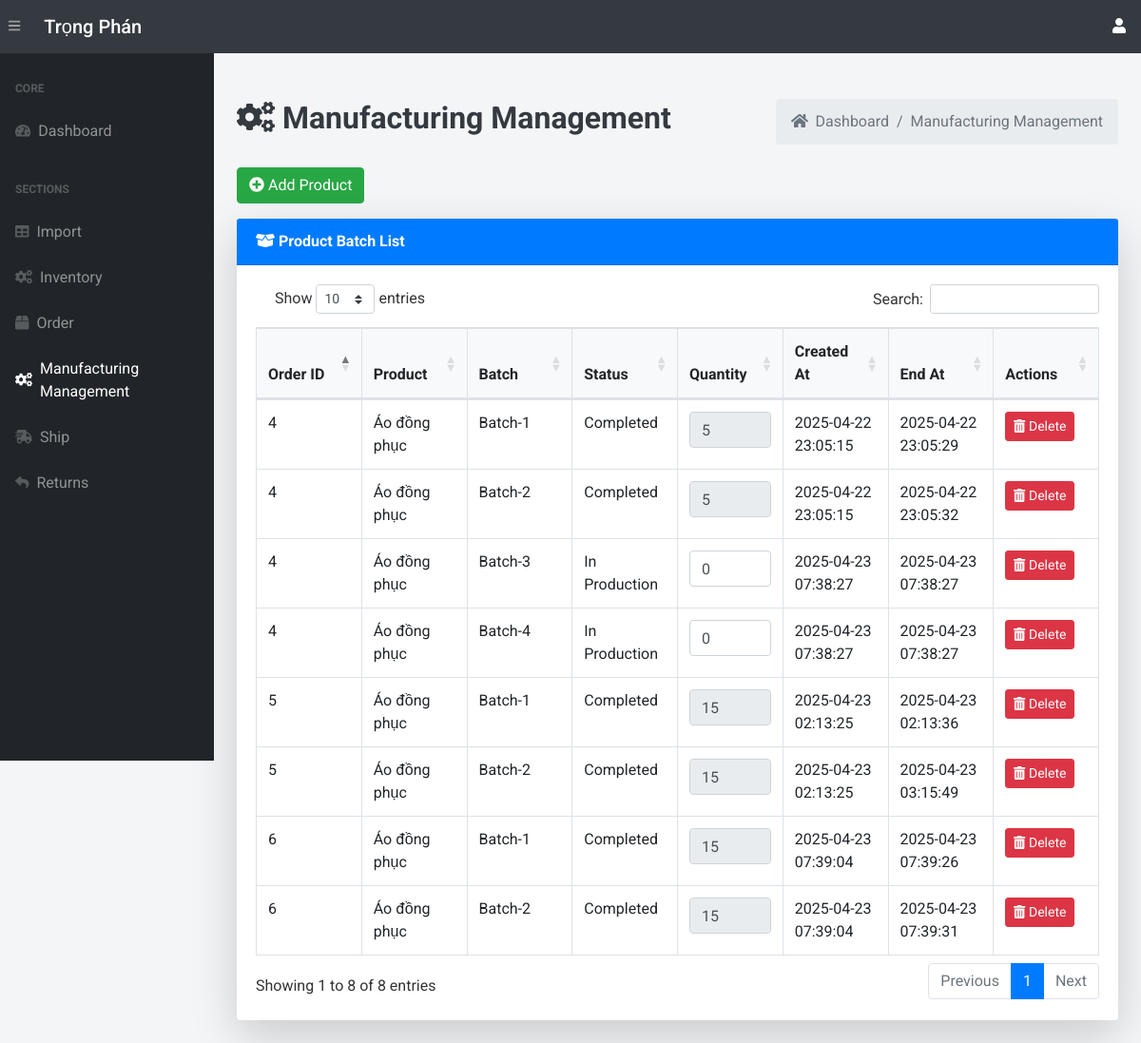
Page /view-product-batches/ (signed in) on the earlier database version.
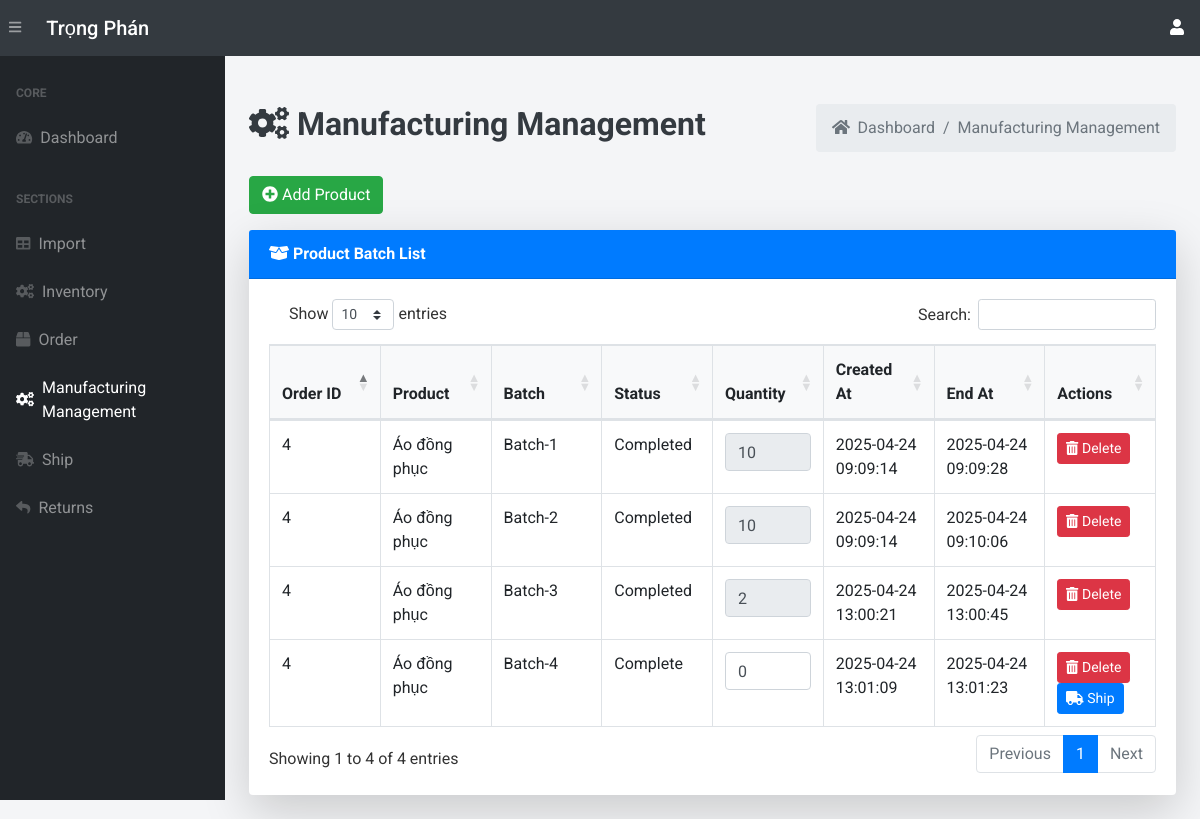
Same page on the later database version.
### app.py (models this page shows, shortened)
class ProductBatch(db.Model):
    __tablename__ = 'product_batches'
    batch_id = db.Column(db.Integer, primary_key=True)
    batch_number = db.Column(db.Integer, nullable=False)
    category = db.Column(db.String(100))
    order_detail_id = db.Column(db.Integer, db.ForeignKey('order_details.order_detail_id'))
    order_detail = db.relationship('OrderDetail', backref='product_batches')
    quantity_in_production = db.Column(db.Integer, default=0)
    quantity_completed = db.Column(db.Integer, default=0)
    quantity_ready_for_shipping = db.Column(db.Integer, default=0)
    manufacturing_status = db.Column(db.String(50), default='In Production')
    product_condition = db.Column(db.String(50), nullable=True)
    defect_reason = db.Column(db.String(255), nullable=True)
    start_time = db.Column(db.DateTime,default=vietnam_now)  # Thêm trường thời gian bắt đầu
    end_time = db.Column(db.DateTime,default=vietnam_now)
    quantity_to_update=db.Column(db.Integer, default=0)
    inventory = db.relationship('Inventory', secondary=product_batch_materials, backref='product_batches')

class OrderDetail(db.Model):
    __tablename__ = 'order_details'
    order_detail_id = db.Column(db.Integer, primary_key=True)
    order_id = db.Column(db.Integer, db.ForeignKey('orders.order_id'))
    product_name = db.Column(db.String(100))
    product_price = db.Column(db.Float)
    quantity = db.Column(db.Integer)
    odstarus=db.Column(db.String(50), default="Processing")
    import_id = db.Column(db.Integer, db.ForeignKey('imports.import_id'))  # Import relation
    import_record = db.relationship('Import', backref='order_details', lazy=True)

### app.py (the view)
@app.route('/view-product-batches/', methods=["GET"])
@login_required
def view_product_batches():
    product_batches = ProductBatch.query.all()
    return render_template('view_product_batches.html', product_batches=product_batches)

### app.py (called while the page is built, shortened)
@login_manager.user_loader
def load_user(user_id):
    return User.query.get(int(user_id))

def add_monthly_data():
    current_year = datetime.now().year
    months = [f"{current_year}-{str(month).zfill(2)}" for month in range(1, 4)]  # Tháng 1 đến tháng 6
    for month in months:
        existing_month_data = db.session.query(Order).filter(Order.order_date.like(f'{month}%')).first()
    db.session.commit()

@app.before_request
def initialize_data():
    add_monthly_data()

### templates/view_product_batches.html (shortened to what the changed rows need)
{% extends 'base.html' %}
{% block content %}
<main>
    <div class="container-fluid mt-5">
        <div class="d-flex justify-content-between align-items-center mb-4">
            <h1 class="text-dark font-weight-bold" style="font-size: 2rem;">
                <i class="fas fa-cogs"></i> Manufacturing Management
            </h1>
        </div>
        <div class="card shadow-lg border-0 mb-4">
            <div class="card-body">
                <div class="table-responsive">
                    {% if product_batches %}
                        <table class="table table-bordered table-hover" id="dataTable" width="100%" cellspacing="0" style="table-layout: fixed;">
                            <thead class="bg-light">
                                <tr>
                                    <th>Order ID</th>
                                    <th>Product</th>
                                    <th>Batch</th>
                                    <th>Status</th>
                                    <th>Quantity</th>
                                    <th>Created At</th>
                                    <th>End At</th>
                                    <th>Actions</th>
                                </tr>
                            </thead>
                            <tbody>
                                {% for batch in product_batches %}
                                    <tr>
                                        <td>{{ batch.order_detail.order_id }}</td>
                                        <td>{{ batch.order_detail.product_name }}</td>
                                        <td>{{ batch.batch_number }}</td>
                                        <td>{{ batch.manufacturing_status }}</td>
                                        <td>
                                            {% if batch.quantity_completed is none or batch.quantity_completed == 0 %}
                                                <form action="{{ url_for('update_quantity_produced', batch_id=batch.batch_id) }}" method="POST" class="d-flex flex-column align-items-start">
                                                    <input type="number" name="quantity_to_update" placeholder="Enter quantity" class="form-control mb-2" required min="0" value="{{ batch.quantity_completed or 0 }}">
                                                </form>
                                            {% else %}
                                                <input type="number" value="{{ batch.quantity_completed }}" disabled class="form-control">
                                            {% endif %}
                                        </td>
                                        <td>{{ batch.start_time.strftime('%Y-%m-%d %H:%M:%S') if batch.start_time else 'N/A' }}</td>
                                        <td>{{ batch.end_time.strftime('%Y-%m-%d %H:%M:%S') if batch.end_time else 'N/A' }}</td>
                                        <td>
                                            <form action="{{ url_for('delete_product_batch', batch_id=batch.batch_id)}}" method="POST" style="display:inline;">
                                                <button type="submit" class="btn btn-danger btn-sm hover-shadow" onclick="return confirm('Are you sure you want to delete this batch?')">
                                                    <i class="fas fa-trash-alt"></i> Delete
                                                </button>
                                            </form>
                                            {% if batch.manufacturing_status == 'Complete' %}
                                                <form method="POST" action="{{ url_for('ship_product_batch', batch_id=batch.batch_id) }}" style="display:inline;">
                                                    <button type="submit" class="btn btn-primary btn-sm hover-shadow">
                                                        <i class="fas fa-truck"></i> Ship
                                                    </button>
                                                </form>
                                            {% endif %}
                                        </td>
                                    </tr>
                                {% endfor %}
                            </tbody>
                        </table>
                    {% else %}
                        <p>No product batches found.</p>
                    {% endif %}
                </div>
            </div>
        </div>
    </div>
</main>
{% endblock %}

Differences in the rows shown:
removed ProductBatch: order_detail.order_id "5", order_detail.product_name "Áo đồng phục", batch_number "Batch-1", manufacturing_status "Completed", quantity_completed "15", start_time "2025-04-23 02:13:25", end_time "2025-04-23 02:13:36"
removed ProductBatch: order_detail.order_id "5", order_detail.product_name "Áo đồng phục", batch_number "Batch-2", manufacturing_status "Completed", quantity_completed "15", start_time "2025-04-23 02:13:25", end_time "2025-04-23 03:15:49"
removed ProductBatch: order_detail.order_id "4", order_detail.product_name "Áo đồng phục", batch_number "Batch-3", manufacturing_status "In Production", quantity_to_update "0", start_time "2025-04-23 07:38:27", end_time "2025-04-23 07:38:27"
removed ProductBatch: order_detail.order_id "4", order_detail.product_name "Áo đồng phục", batch_number "Batch-4", manufacturing_status "In Production", quantity_to_update "0", start_time "2025-04-23 07:38:27", end_time "2025-04-23 07:38:27"
removed ProductBatch: order_detail.order_id "6", order_detail.product_name "Áo đồng phục", batch_number "Batch-1", manufacturing_status "Completed", quantity_completed "15", start_time "2025-04-23 07:39:04", end_time "2025-04-23 07:39:26"
removed ProductBatch: order_detail.order_id "6", order_detail.product_name "Áo đồng phục", batch_number "Batch-2", manufacturing_status "Completed", quantity_completed "15", start_time "2025-04-23 07:39:04", end_time "2025-04-23 07:39:31"
changed ProductBatch "Batch-1": quantity_completed "5" → "10"; start_time "2025-04-22 23:05:15" → "2025-04-24 09:09:14"; end_time "2025-04-22 23:05:29" → "2025-04-24 09:09:28"
changed ProductBatch "Batch-2": quantity_completed "5" → "10"; start_time "2025-04-22 23:05:15" → "2025-04-24 09:09:14"; end_time "2025-04-22 23:05:32" → "2025-04-24 09:10:06"
added ProductBatch: order_detail.order_id "4", order_detail.product_name "Áo đồng phục", batch_number "Batch-3", manufacturing_status "Completed", quantity_completed "2", start_time "2025-04-24 13:00:21", end_time "2025-04-24 13:00:45"
added ProductBatch: order_detail.order_id "4", order_detail.product_name "Áo đồng phục", batch_number "Batch-4", manufacturing_status "Complete", quantity_to_update "0", start_time "2025-04-24 13:01:09", end_time "2025-04-24 13:01:23"
Other differences:
text written by a page script: "Show entries Search: Showing 1 to 8 of 8 entries Previous 1 Next" → "Show entries Search: Showing 1 to 4 of 4 entries Previous 1 Next"
